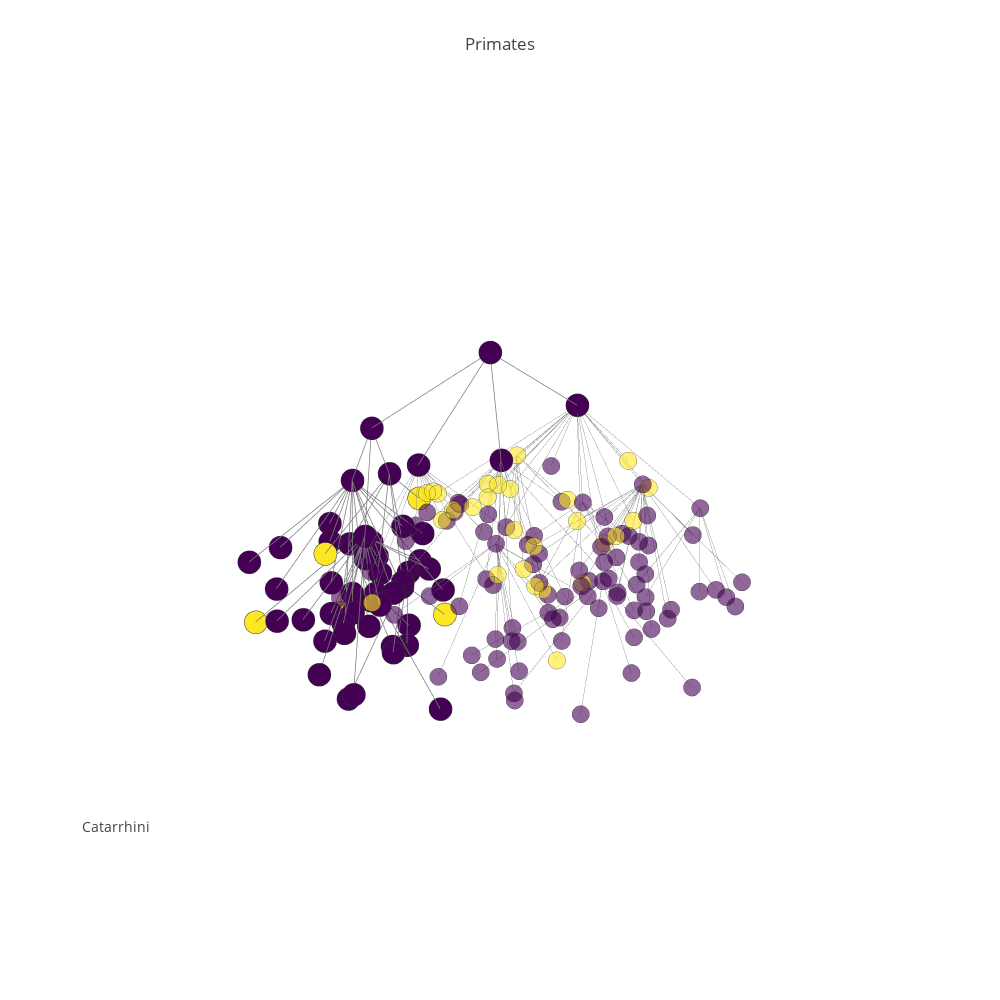

Notebook code for this chart:
### Code cell
pgp.render_plot()

### Figure 1 — Plotly figure (JSON) as saved in the notebook; plotly's stock layout.template omitted (floating-point values rounded to 4 significant figures; data arrays with more than 128 entries replaced by an {"elided": "..."} marker saying what was removed)
{"data": [{"hoverinfo": "none", "line": {"color": "rgb(125,125,125)", "width": 1}, "mode": "lines", "opacity": 0.7, "type": "scatter3d", "uid": "7babeaae-b8a6-11e8-9da1-f45c89a09993", "x": {"elided": "495 float values"}, "y": {"elided": "495 float values"}, "z": {"elided": "495 float values"}}, {"hoverinfo": "none", "line": {"color": "rgb(125,125,125)", "width": 1.5}, "mode": "lines", "opacity": 1, "type": "scatter3d", "uid": "7babec5c-b8a6-11e8-97dd-f45c89a09993", "x": {"elided": "162 float values"}, "y": {"elided": "162 float values"}, "z": {"elided": "162 float values"}}, {"hoverinfo": "text", "marker": {"color": {"elided": "166 int values"}, "colorscale": "Viridis", "line": {"color": "rgb(50,50,50)", "width": 0.5}, "opacity": 0.6, "size": 6, "symbol": "circle"}, "mode": "markers", "name": "actors", "text": {"elided": "166 str values"}, "type": "scatter3d", "uid": "7babed54-b8a6-11e8-84d7-f45c89a09993", "x": {"elided": "166 float values"}, "y": {"elided": "166 float values"}, "z": {"elided": "166 float values"}}, {"hoverinfo": "text", "marker": {"color": [0, 0, 0, 0, 0, 0, 0, 0, 0, 0, 0, 0, 0, 0, 0, 0, 0, 0, 0, 0, 0, 0, 0, 0, 0, 0, 2, 2, 0, 0, 2, 2, 2, 2, 0, 0, 0, 0, 0, 0, 0, 0, 0, 0, 0, 0, 0, 0, 0, 0, 0, 0, 0, 0, 0], "colorscale": "Viridis", "line": {"color": "rgb(50,50,50)", "width": 0.5}, "size": 8, "symbol": "circle"}, "mode": "markers", "name": "actors", "text": {"elided": "166 str values"}, "type": "scatter3d", "uid": "7babee26-b8a6-11e8-9721-f45c89a09993", "x": [-0.9025, -0.7707, -0.2809, -0.02404, -0.4845, 0.5708, -0.9038, 0.2039, 0.5495, -0.1133, -0.5645, 0.8457, -0.1199, 0.7199, -0.8843, -0.6744, 0.2602, -0.1461, 0.7757, -0.9136, -0.5291, 0.3661, -0.4475, -0.7504, -0.5833, -0.7124, -0.2968, -1.78, -0.6522, -0.5008, -0.4056, 0.3399, -1.262, -1.274, -0.2535, -0.2805, -0.9211, -0.5549, -0.06406, 0.2926, -1.37, 0.09021, -0.873, -0.4507, -0.569, 0.04048, -1.28, 0.4196, -0.369, -0.7267, 0.3584, -0.09207, -0.854, -0.2144, -1.884], "y": [-0.9895, -0.7252, -1.907, -1.814, -2.256, -1.815, -2.095, -2.217, -2.197, -2.268, -2.616, -1.548, -1.96, -2.413, -1.923, -2.547, -1.933, -1.848, -1.111, -2.523, -1.936, -1.847, -2.093, -2.11, -2.213, -2.177, -2.975, -3.116, -3.008, -2.173, -2.989, -3.619, -2.91, -2.152, -2.051, -1.134, -2.385, -2.69, -2.566, -1.885, -2.59, -1.993, -1.7, -3.087, -2.001, -1.814, -2.829, -3.351, -1.901, -3.475, -2.974, -3.553, -2.87, -1.187, -0.8254], "z": [-1.076, -1.975, -1.94, -2.986, -3.954, -3.948, -3.927, -4.069, -3.924, -4.017, -3.998, -4.023, -3.936, -3.971, -3.932, -3.989, -3.998, -3.942, -4.023, -3.012, -3.913, -4.92, -4.97, -4.009, -5.074, -5.088, -3.984, -4.037, -4.054, -4.964, -4.916, -4.986, -4.984, -4.959, -3.972, -5.021, -5.048, -3.006, -4.02, -4.07, -4.067, -3.992, -4.084, -3.957, -4.043, -4.091, -4.043, -3.91, -3.948, -4.051, -4.097, -4.099, -4.063, -1.982, -1.907]}], "layout": {"annotations": [{"font": {"size": 14}, "showarrow": false, "text": "Catarrhini", "x": 0, "xanchor": "left", "xref": "paper", "y": 0.1, "yanchor": "bottom", "yref": "paper"}], "height": 1000, "hovermode": "closest", "margin": {"t": 100}, "scene": {"xaxis": {"showbackground": false, "showgrid": false, "showline": false, "showticklabels": false, "title": "", "zeroline": false}, "yaxis": {"showbackground": false, "showgrid": false, "showline": false, "showticklabels": false, "title": "", "zeroline": false}, "zaxis": {"showbackground": false, "showgrid": false, "showline": false, "showticklabels": false, "title": "", "zeroline": false}}, "showlegend": false, "title": "Primates", "width": 1000}}
